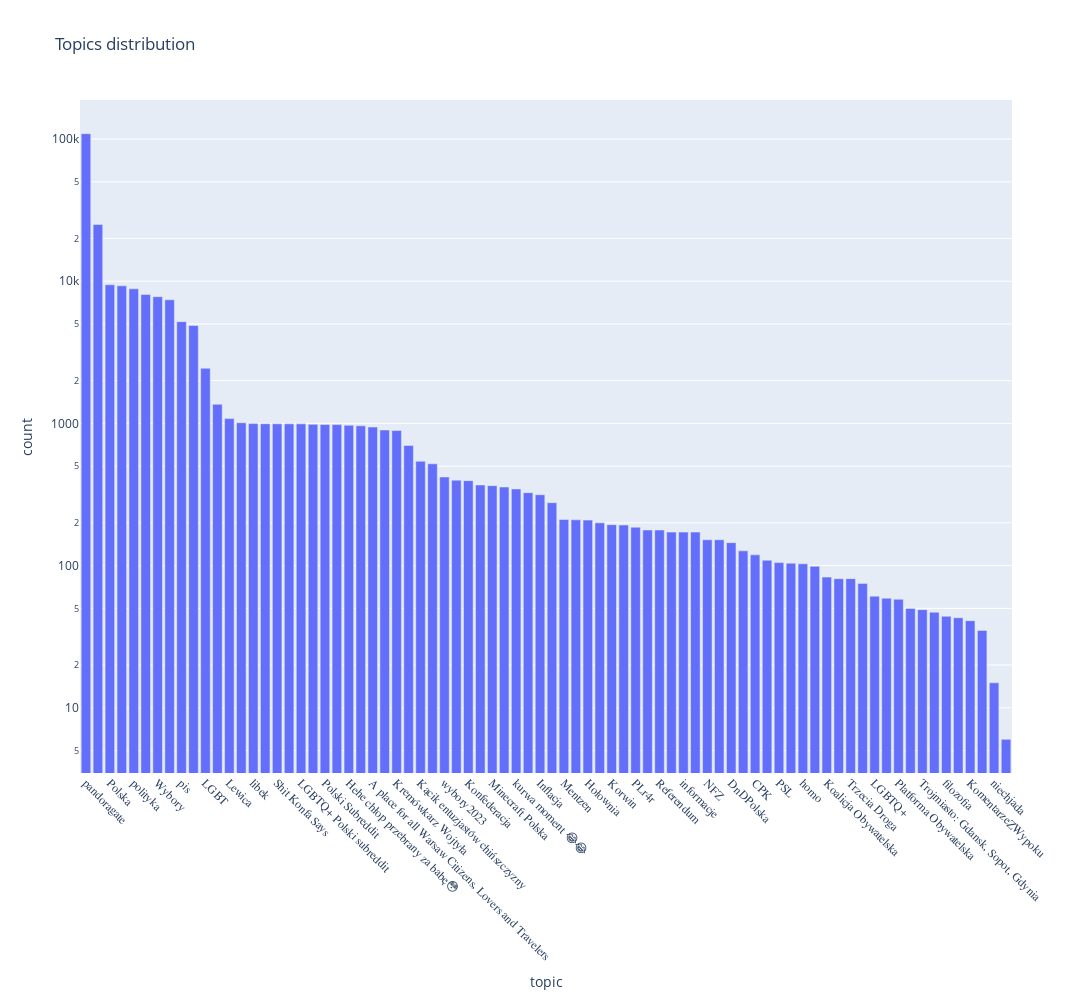

Here is the notebook cell this chart was saved with:
### Code cell
fig = px.bar(grouped_topics, x='topic', y='count', title="Topics distribution",log_y=True)
fig.update_layout(height=1000, width=1300)
fig.update_xaxes(tickangle=45, tickfont=dict(family='Rockwell', size=12))
fig.show()

### Figure 1 — Plotly figure (JSON) as saved in the notebook; plotly's stock layout.template omitted (floating-point values rounded to 4 significant figures)
{"data": [{"alignmentgroup": "True", "hovertemplate": "topic=%{x}<br>count=%{y}<extra></extra>", "legendgroup": "", "marker": {"color": "#636efa", "pattern": {"shape": ""}}, "name": "", "offsetgroup": "", "orientation": "v", "showlegend": false, "textposition": "auto", "type": "bar", "x": ["pandoragate", "wybory 2023", "Polska", "religia", "polityka", "konfederacja", "Wybory", "wybory", "pis", "aborcja", "LGBT", "lewica", "Lewica", "Polski subreddit o polityce", "libek", "Wrocław - miasto spotkań", "Shit Konfa Says", "Co w Krakowie piszczy", "LGBTQ+ Polski subreddit", "Gdańsk", "Polski Subreddit", "Antyklerykalizm", "Hehe chłop przebrany za babę😳", "Poznań", "A place for all Warsaw Citizens, Lovers and Travelers", "Wiedźmin: Deep discussion about The Witcher", "Kremówkarz Wojtyła", "TVGRYpl", "Kącik entuzjastów chińszczyzny", "referendum", "wybory2023", "Tusk", "Konfederacja", "Everything you always wanted to know about Lodz (Łódź)", "Minecraft Polska", "Kaczyński", "kurwa moment 😂😂", "Morawiecki", "Inflacja", "RPG Polska", "Mentzen", "Gospodarka", "Hołownia", "Kukiz", "Korwin", "lekarz", "PLr4r", "Bydgoszcz - city in Poland", "Referendum", "Aborcja", "informacje", "Szczecin", "NFZ", "The_Donek Król Europy JE Donald Tusk", "DnDPolska", "pogoda", "CPK", "gej", "PSL", "głosowanie", "homo", "deszcz", "Koalicja Obywatelska", "jesień", "Trzecia Droga", "Polonia", "LGBTQ+", "Prawo i Sprawiedliwość", "Platforma Obywatelska", "Lublin", "Trojmiasto: Gdansk, Sopot, Gdynia", "sztuczna inteligencja", "filozofia", "wiek emerytalny", "KomentarzeZWypoku", "Wybory 2023", "niechjada", "lesbijka"], "xaxis": "x", "y": [109127, 25069, 9444, 9284, 8847, 8068, 7785, 7403, 5198, 4885, 2443, 1363, 1081, 1011, 997, 995, 994, 994, 993, 985, 983, 981, 971, 962, 943, 899, 891, 699, 542, 520, 420, 399, 396, 369, 365, 357, 346, 326, 315, 277, 211, 210, 209, 200, 194, 193, 186, 178, 178, 172, 172, 172, 152, 152, 145, 127, 119, 109, 105, 104, 103, 99, 83, 81, 81, 75, 61, 59, 58, 50, 49, 47, 44, 43, 41, 35, 15, 6], "yaxis": "y"}], "layout": {"barmode": "relative", "height": 1000, "legend": {"tracegroupgap": 0}, "title": {"text": "Topics distribution"}, "width": 1300, "xaxis": {"anchor": "y", "domain": [0, 1], "tickangle": 45, "tickfont": {"family": "Rockwell", "size": 12}, "title": {"text": "topic"}}, "yaxis": {"anchor": "x", "domain": [0, 1], "title": {"text": "count"}, "type": "log"}}}
